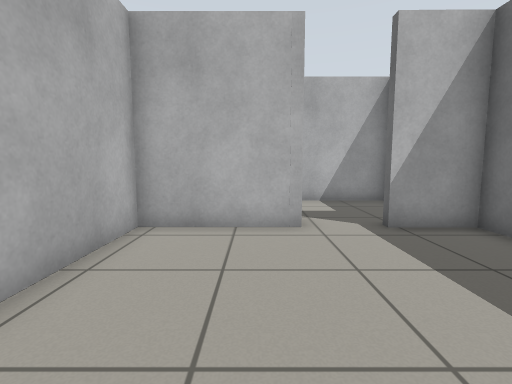
view 1 (above)

14 first-person views from a walk through a Gazebo world. The camera is 0.79 m above the floor, tilts 6° down and sees 85° across. The floor is counted in squares, 0.5 m on a side. Each view is taken from the middle of a square. On the plan, view 1 faces up. The plan holds only what a view shows up to about 14 squares ahead; the rest is blank.

view 2
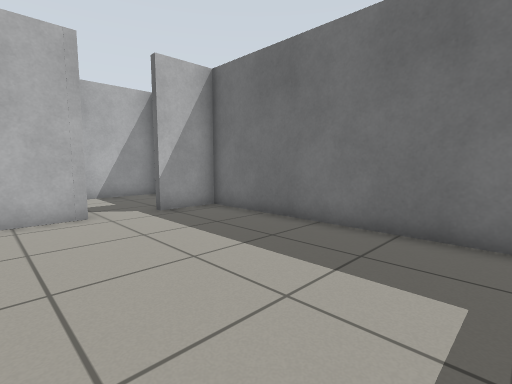

view 3
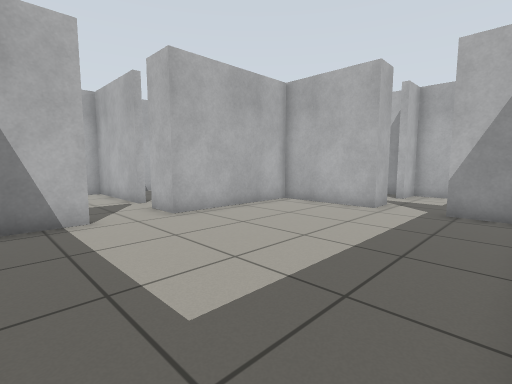

view 4
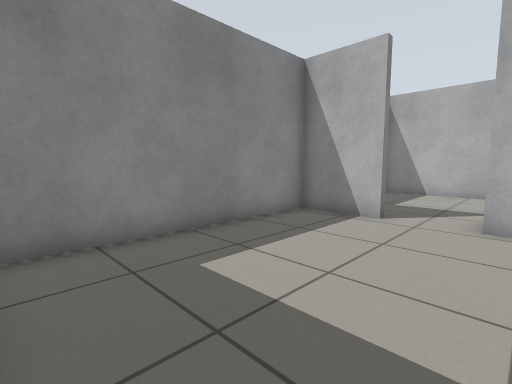

view 5
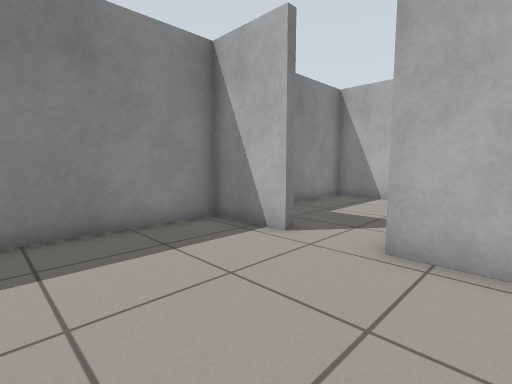

view 6
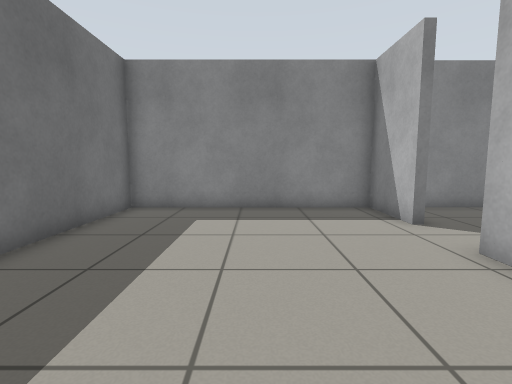

view 7
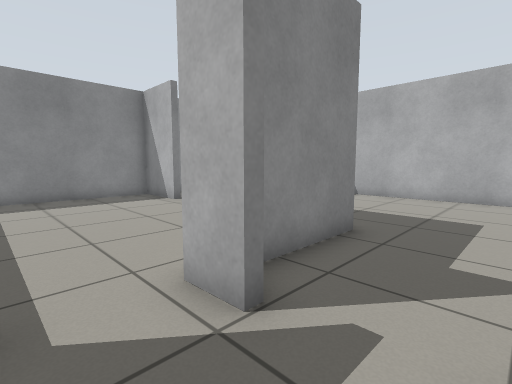

view 8
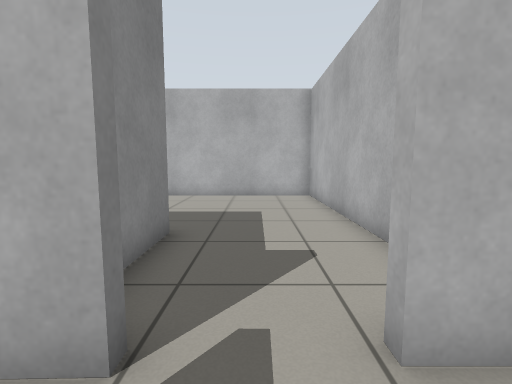

view 9
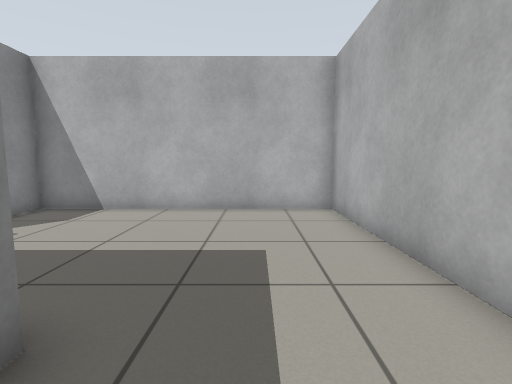

view 10
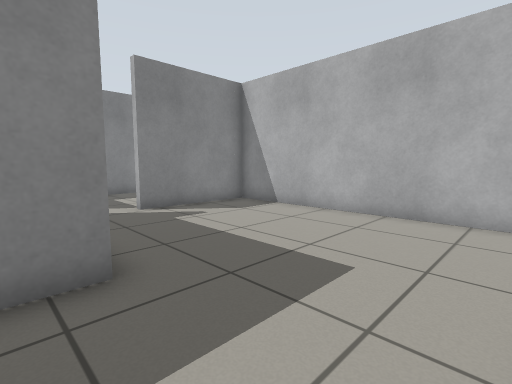

view 11
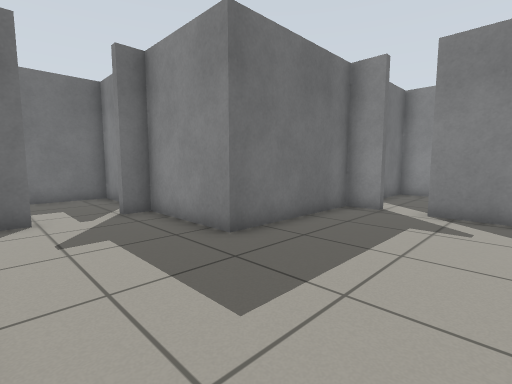

view 12
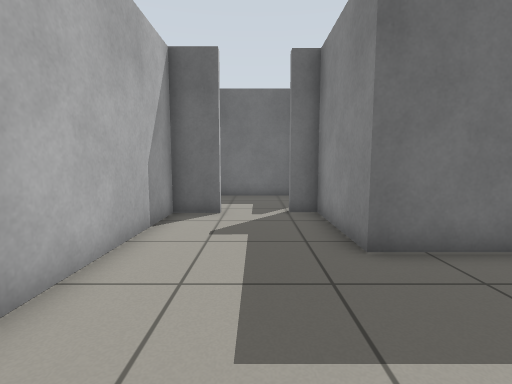

view 13
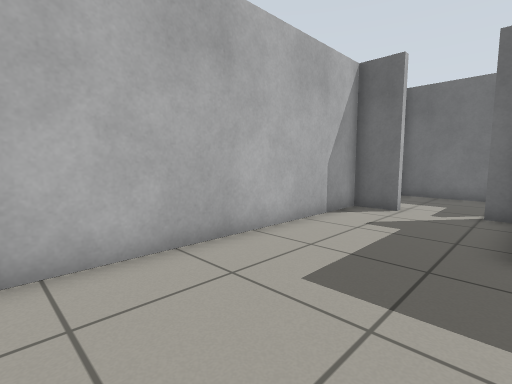

view 14
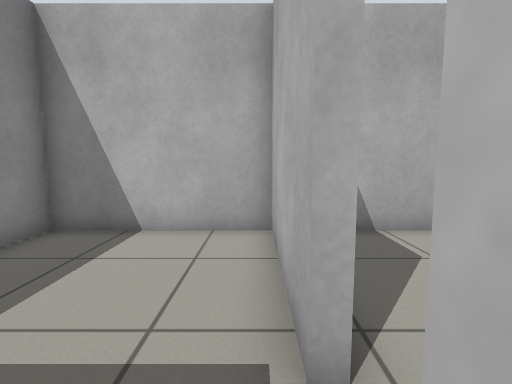

### Floor plan
Ten units are one square. View 1 is at (0, 0); x grows to the right and y downward. Boxes are objects, and circles mark ways between rooms. Rooms are numbered by the first view taken in them; rooms with no view inside come last. Other rooms are left out.
<svg viewBox="-109 -121 168 163">
<path fill="none" stroke="#000" d="M-29 10 -29 37 54 37 54 -67 32 -67M11 -67 -29 -67 -29 -13M11 -80 11 -67M7 -100 7 -116 -104 -116 -104 -17 -58 -17M-45 -17 -32 -17 -32 -70 7 -70 7 -80M32 -67 32 -71M38 -70 54 -70 54 -116 10 -116 10 -100M-58 -17 -58 -13 -104 -13 -104 37 -50 37M-46 37 -32 37 -32 16M-29 -13 -45 -13"/>
<circle cx="25" cy="-70" r="3" fill="#2a7"/>
<circle cx="-30" cy="0" r="3" fill="#2a7"/>
<circle cx="-50" cy="-20" r="3" fill="#2a7"/>
<text x="10" y="-10">1</text>
<text x="-40" y="-80">2</text>
<text x="-70" y="10">3</text>
</svg>
Room 1 opens to room 2. Room 1 opens to room 3. Room 2 opens to room 3.

Where each view was taken, in squares from view 1:
view 1: 0 up, 0 right, facing up
view 2: 2 down, 1 left, facing up-right
view 3: 3 down, 5 right, facing up-left
view 4: 2 up, 5 right, facing down-left
view 5: 3 up, 2 right, facing down-left
view 6: 6 up, 1 right, facing down
view 7: 10 up, 3 right, facing down-left
view 8: 9 up, 3 right, facing left
view 9: 9 up, 1 left, facing left
view 10: 11 up, 2 left, facing down-left
view 11: 11 up, 8 left, facing down-right
view 12: 9 up, 8 left, facing right
view 13: 7 up, 9 left, facing up-right
view 14: 1 up, 4 left, facing left
